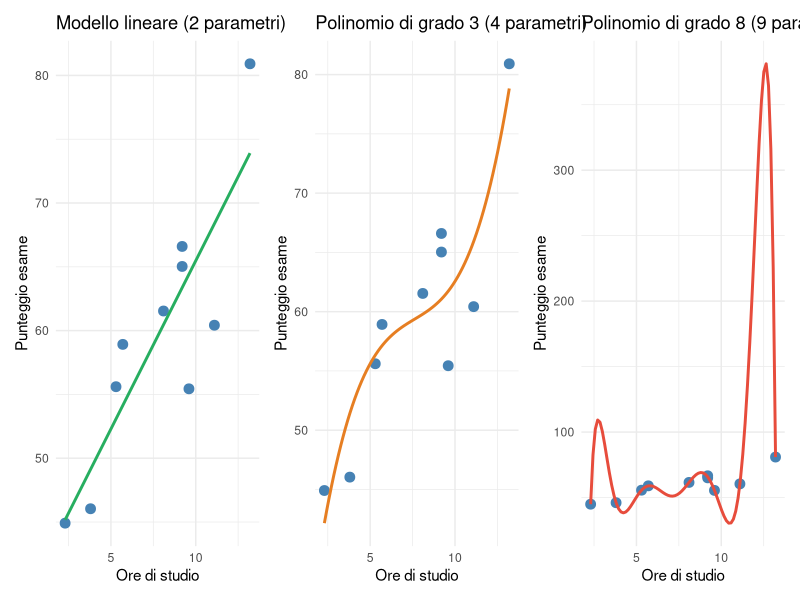
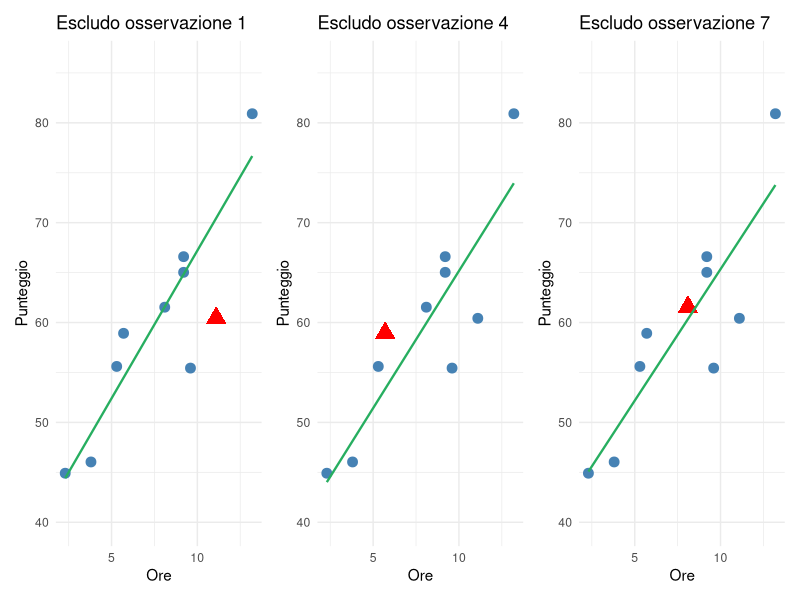

Source code (R) for these figures, in order:
## ---- chunk 1
#| echo: false
library(tidyverse)
set.seed(2026)
## ---- chunk 2
#| echo: false
#| fig-width: 10
#| fig-height: 4.5

# Dati semplici
n <- 10
ore <- round(runif(n, 2, 15), 1)
punteggio <- 40 + 3.2 * ore + rnorm(n, 0, 6)
d_es <- tibble(ore, punteggio)

# Tre modelli: lineare, quadratico, polinomio di grado 8
p <- ggplot(d_es, aes(x = ore, y = punteggio)) +
  geom_point(size = 3, color = "steelblue") +
  theme_minimal() +
  labs(x = "Ore di studio", y = "Punteggio esame")

p1 <- p + geom_smooth(method = "lm", formula = y ~ x, se = FALSE,
                       color = "#27ae60", linewidth = 1) +
  ggtitle("Modello lineare (2 parametri)")

p2 <- p + geom_smooth(method = "lm", formula = y ~ poly(x, 3), se = FALSE,
                       color = "#e67e22", linewidth = 1) +
  ggtitle("Polinomio di grado 3 (4 parametri)")

p3 <- p + geom_smooth(method = "lm", formula = y ~ poly(x, 8), se = FALSE,
                       color = "#e74c3c", linewidth = 1) +
  ggtitle("Polinomio di grado 8 (9 parametri)")

library(patchwork)
p1 + p2 + p3
## ---- chunk 3
#| echo: false
#| fig-width: 10
#| fig-height: 5

# Illustrazione visiva LOO-CV
d_loo <- d_es |> mutate(id = 1:n())

plots <- list()
for (i in c(1, 4, 7)) {
  d_train <- d_loo |> filter(id != i)
  d_test <- d_loo |> filter(id == i)

  p <- ggplot() +
    geom_point(data = d_train, aes(x = ore, y = punteggio),
               size = 3, color = "steelblue") +
    geom_point(data = d_test, aes(x = ore, y = punteggio),
               size = 5, color = "red", shape = 17) +
    geom_smooth(data = d_train, aes(x = ore, y = punteggio),
                method = "lm", formula = y ~ x, se = FALSE,
                color = "#27ae60", linewidth = 0.8) +
    theme_minimal() +
    labs(x = "Ore", y = "Punteggio",
         title = paste0("Escludo osservazione ", i)) +
    coord_cartesian(ylim = range(d_es$punteggio) + c(-5, 5))

  plots[[length(plots) + 1]] <- p
}

plots[[1]] + plots[[2]] + plots[[3]]
